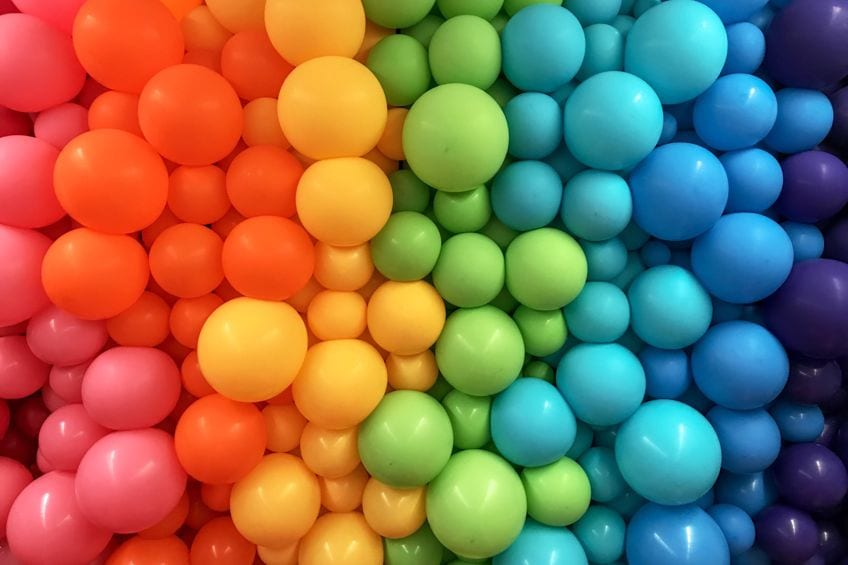
#> input picture images/balloon.jpg, 848 x 565 px
$ python histogramEqualizationGray.py
#> lines starting #> are read from the running program, lines starting #| are printed output that depends on the picture
#histogram equalization of a gray image

import cv2
import matplotlib.pyplot as plt
img=cv2.imread("../images/balloon.jpg")
#> img is the input picture: shape (565, 848, 3); mean B, G, R 82.8, 109.5, 136
img=cv2.resize(img,(600,500))
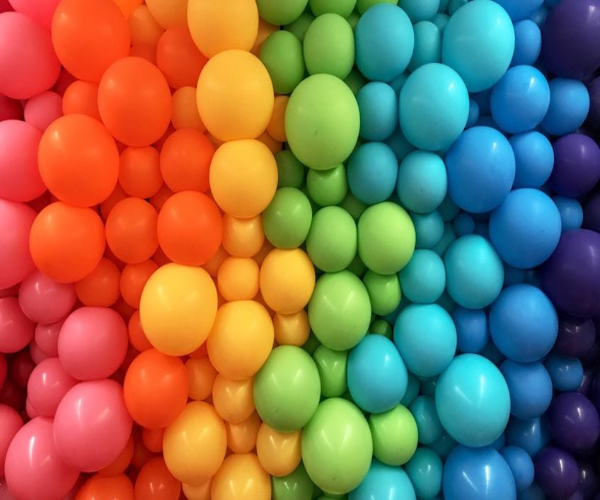
#> img: shape (500, 600, 3); mean B, G, R 82.7, 109.4, 135.9
img=cv2.cvtColor(img,cv2.COLOR_BGR2GRAY)
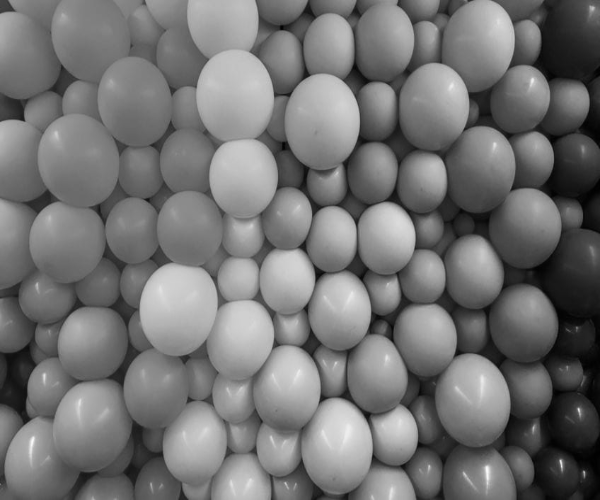
#> img: shape (500, 600); min 0, max 249, mean 114.3
cv2.imshow("Original Image",img)
hist=cv2.calcHist([img],[0],None,[256],[0,256])
#> hist = 256 values, max 3021 at index 111, min 0 at index 250, mean 1171.9

plt.plot(hist)
plt.xlim(0,256)
plt.title("Historam of a gray image")
plt.show()
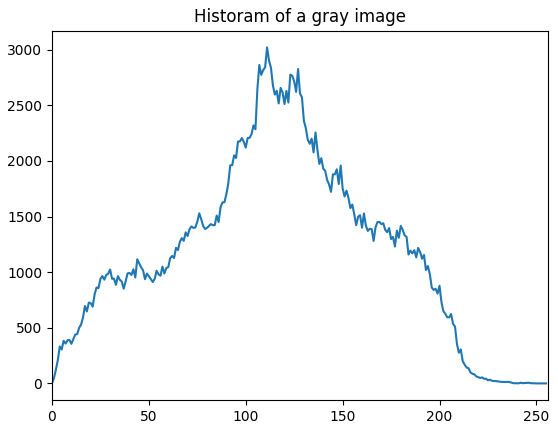
#> figure drawn by matplotlib, 1 panel; curve peaks at x = 111, y = 3021

new_img=cv2.equalizeHist(img)
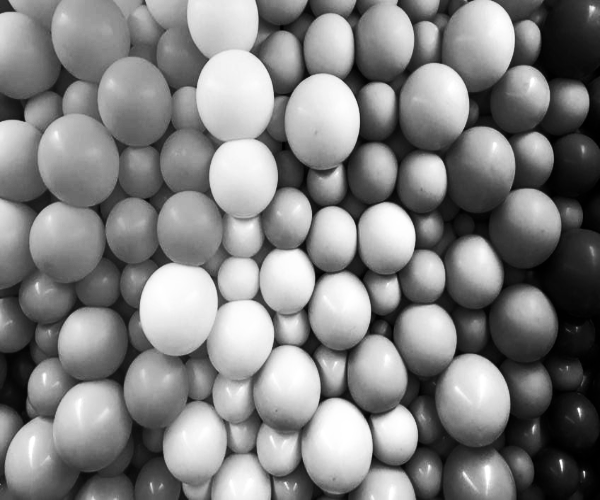
#> new_img: shape (500, 600); min 0, max 255, mean 128.3
cv2.imshow("Equalized image",new_img)
cv2.waitKey(0)
hist=cv2.calcHist([new_img],[0],None,[256],[0,256])
#> hist = 256 values, max 3021 at index 117, min 0 at index 51, mean 1171.9

plt.plot(hist)
plt.xlim(0,256)
plt.title("Historam equalization of a gray image")
plt.show()
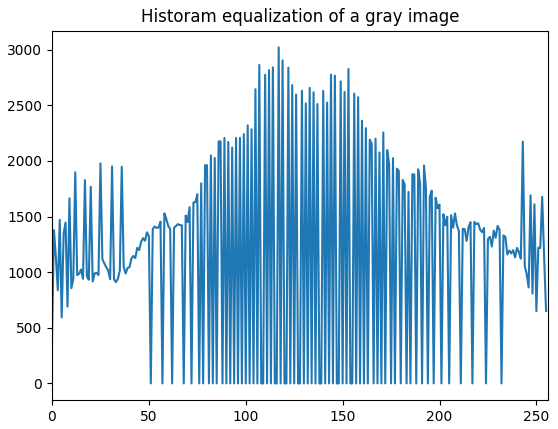
#> figure drawn by matplotlib, 1 panel; curve peaks at x = 117, y = 3021

$ run again, with images/bw lion.jpg copied over images/balloon.jpg
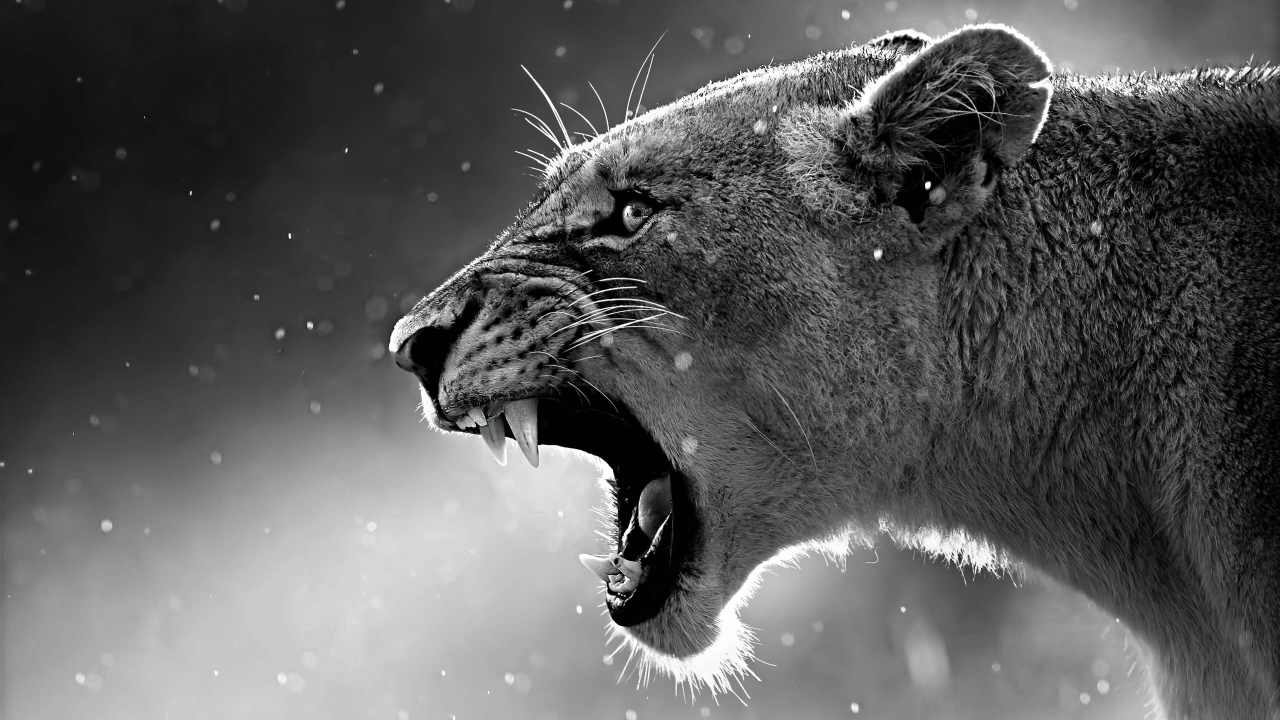
#> input picture images/bw lion.jpg, 3840 x 2160 px (shown at 1/3 size)
#> img is the input picture: shape (2160, 3840, 3); mean B, G, R 91, 91, 91
#> `hist=cv2.calcHist([img],[0],None,[256],[0,256])`: hist = 256 values, max 5613 at index 1, min 93 at index 230, mean 1171.9
#> `new_img=cv2.equalizeHist(img)`:
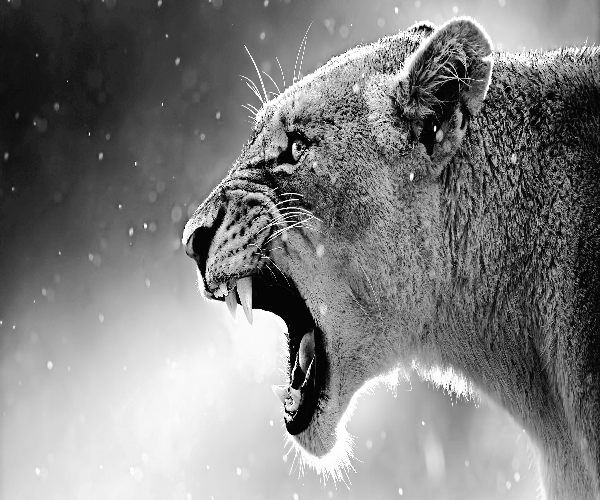
#> new_img: shape (500, 600); min 0, max 255, mean 127.8
#> `hist=cv2.calcHist([new_img],[0],None,[256],[0,256])`: hist = 256 values, max 5613 at index 5, min 0 at index 1, mean 1171.9
#> `plt.show()`:
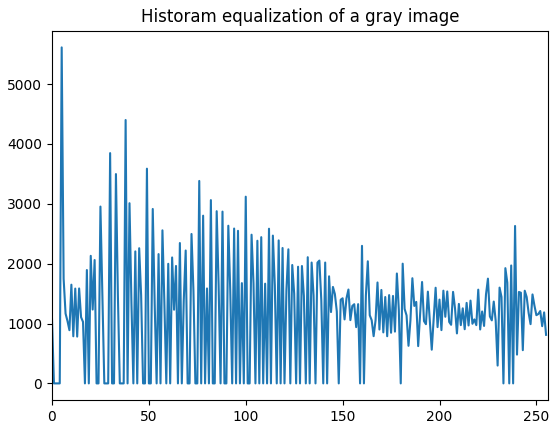
#> figure drawn by matplotlib, 1 panel; curve peaks at x = 5, y = 5613

$ run again, with images/cocktail.jpg copied over images/balloon.jpg
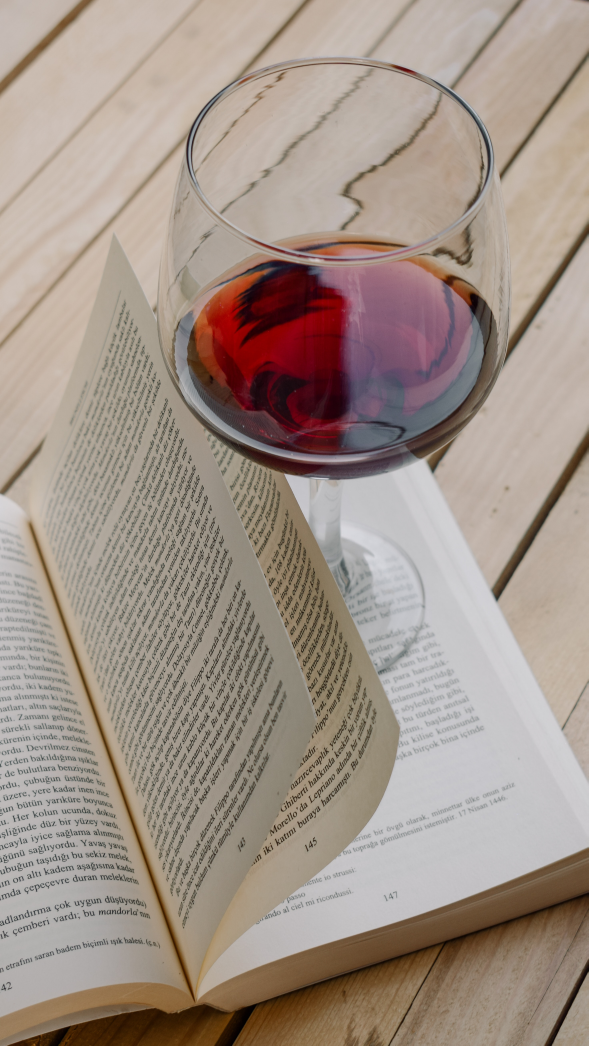
#> input picture images/cocktail.jpg, 2941 x 5228 px (shown at 1/5 size)
#> img is the input picture: shape (5228, 2941, 3); mean B, G, R 137.1, 147.2, 161.9
#> `hist=cv2.calcHist([img],[0],None,[256],[0,256])`: hist = 256 values, max 5775 at index 181, min 0 at index 218, mean 1171.9
#> `new_img=cv2.equalizeHist(img)`:
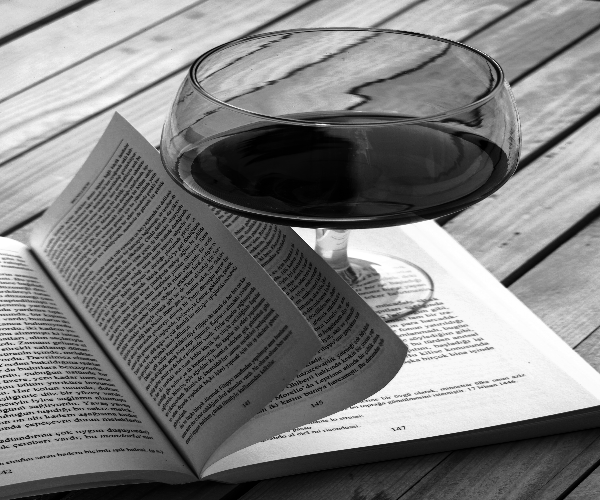
#> new_img: shape (500, 600); min 0, max 255, mean 128.7
#> `hist=cv2.calcHist([new_img],[0],None,[256],[0,256])`: hist = 256 values, max 5775 at index 184, min 0 at index 63, mean 1171.9
#> `plt.show()`:
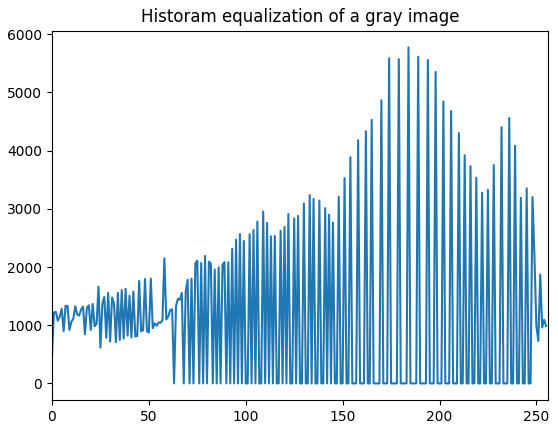
#> figure drawn by matplotlib, 1 panel; curve peaks at x = 184, y = 5775
